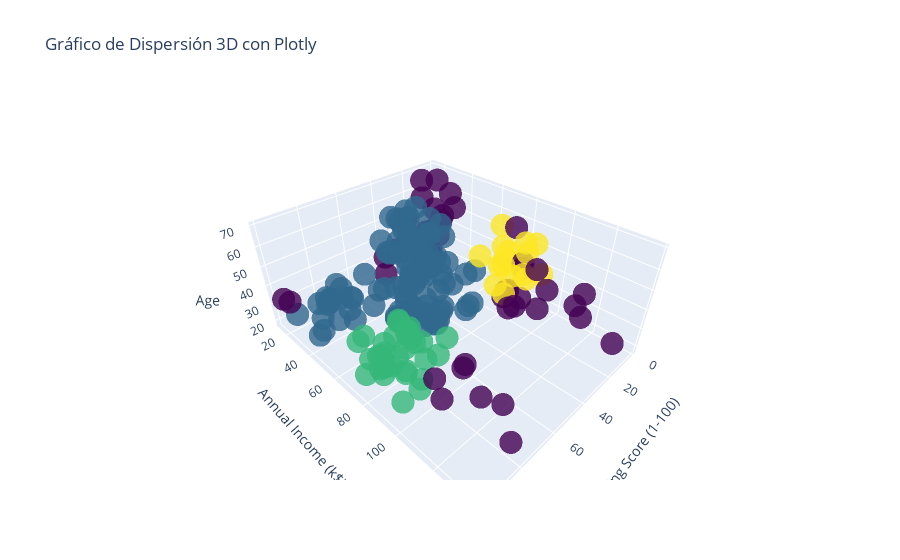

Source (notebook cell):
### Code cell
# Crear figura 3D
fig = go.Figure(data=[go.Scatter3d(
    x=df2['Spending Score (1-100)'],
    y=df2['Annual Income (k$)'],
    z=df2['Age'],
    mode='markers',
    marker=dict(
        size=8,
        color=clusterDB,  # Colorear por cluster
        colorscale='Viridis',  # Paleta de colores
        opacity=0.8
    )
)])
# Configurar título y etiquetas de ejes
fig.update_layout(
    title='Gráfico de Dispersión 3D con Plotly',
    scene=dict(
        xaxis_title='Spending Score (1-100)',
        yaxis_title='Annual Income (k$)',
        zaxis_title='Age'
    )
)
# Mostrar gráfico
fig.show()

### Figure 1 — Plotly figure (JSON) as saved in the notebook; plotly's stock layout.template omitted (floating-point values rounded to 4 significant figures; data arrays with more than 128 entries replaced by an {"elided": "..."} marker saying what was removed)
{"data": [{"marker": {"color": {"elided": "200 int values"}, "colorscale": [[0, "#440154"], [0.1111, "#482878"], [0.2222, "#3e4989"], [0.3333, "#31688e"], [0.4444, "#26828e"], [0.5556, "#1f9e89"], [0.6667, "#35b779"], [0.7778, "#6ece58"], [0.8889, "#b5de2b"], [1, "#fde725"]], "opacity": 0.8, "size": 8}, "mode": "markers", "type": "scatter3d", "x": {"elided": "200 int values"}, "y": {"elided": "200 int values"}, "z": {"elided": "200 int values"}}], "layout": {"scene": {"xaxis": {"title": {"text": "Spending Score (1-100)"}}, "yaxis": {"title": {"text": "Annual Income (k$)"}}, "zaxis": {"title": {"text": "Age"}}}, "title": {"text": "Gráfico de Dispersión 3D con Plotly"}}}
